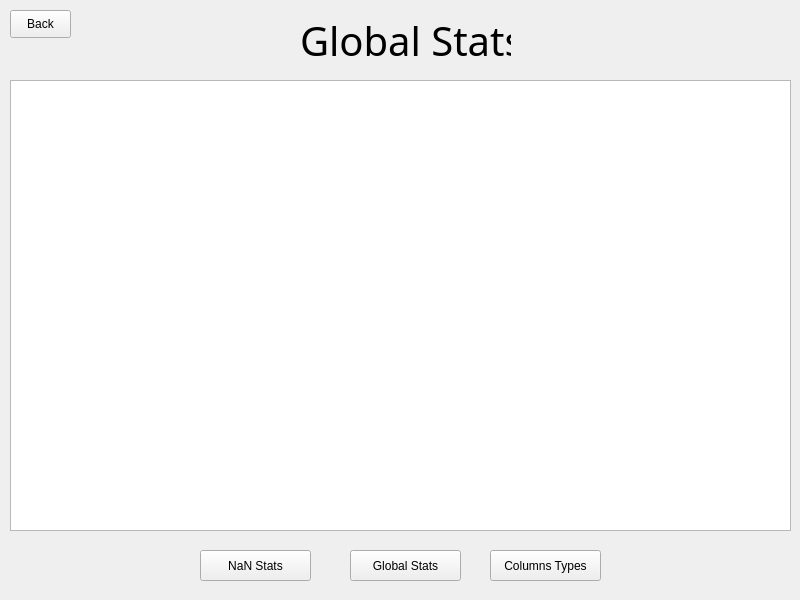
<?xml version="1.0" encoding="UTF-8"?>
<ui version="4.0">
 <class>MainWindow</class>
 <widget class="QMainWindow" name="MainWindow">
  <property name="geometry">
   <rect>
    <x>0</x>
    <y>0</y>
    <width>800</width>
    <height>600</height>
   </rect>
  </property>
  <property name="minimumSize">
   <size>
    <width>800</width>
    <height>600</height>
   </size>
  </property>
  <property name="maximumSize">
   <size>
    <width>800</width>
    <height>600</height>
   </size>
  </property>
  <property name="windowTitle">
   <string>MainWindow</string>
  </property>
  <widget class="QWidget" name="centralwidget">
   <widget class="QLabel" name="label_7">
    <property name="geometry">
     <rect>
      <x>300</x>
      <y>0</y>
      <width>211</width>
      <height>81</height>
     </rect>
    </property>
    <property name="font">
     <font>
      <family>Agency FB</family>
      <pointsize>30</pointsize>
     </font>
    </property>
    <property name="text">
     <string>Global Stats</string>
    </property>
   </widget>
   <widget class="QTableView" name="globalStats_view">
    <property name="geometry">
     <rect>
      <x>10</x>
      <y>80</y>
      <width>781</width>
      <height>451</height>
     </rect>
    </property>
   </widget>
   <widget class="QPushButton" name="nan_button">
    <property name="geometry">
     <rect>
      <x>200</x>
      <y>550</y>
      <width>111</width>
      <height>31</height>
     </rect>
    </property>
    <property name="text">
     <string>NaN Stats</string>
    </property>
   </widget>
   <widget class="QPushButton" name="types_button">
    <property name="geometry">
     <rect>
      <x>490</x>
      <y>550</y>
      <width>111</width>
      <height>31</height>
     </rect>
    </property>
    <property name="text">
     <string>Columns Types</string>
    </property>
   </widget>
   <widget class="QPushButton" name="global_button">
    <property name="geometry">
     <rect>
      <x>350</x>
      <y>550</y>
      <width>111</width>
      <height>31</height>
     </rect>
    </property>
    <property name="text">
     <string>Global Stats</string>
    </property>
   </widget>
   <widget class="QTableView" name="types_view">
    <property name="geometry">
     <rect>
      <x>10</x>
      <y>80</y>
      <width>781</width>
      <height>451</height>
     </rect>
    </property>
   </widget>
   <widget class="QPushButton" name="back">
    <property name="geometry">
     <rect>
      <x>10</x>
      <y>10</y>
      <width>61</width>
      <height>28</height>
     </rect>
    </property>
    <property name="text">
     <string>Back</string>
    </property>
   </widget>
  </widget>
 </widget>
 <resources/>
 <connections/>
</ui>
